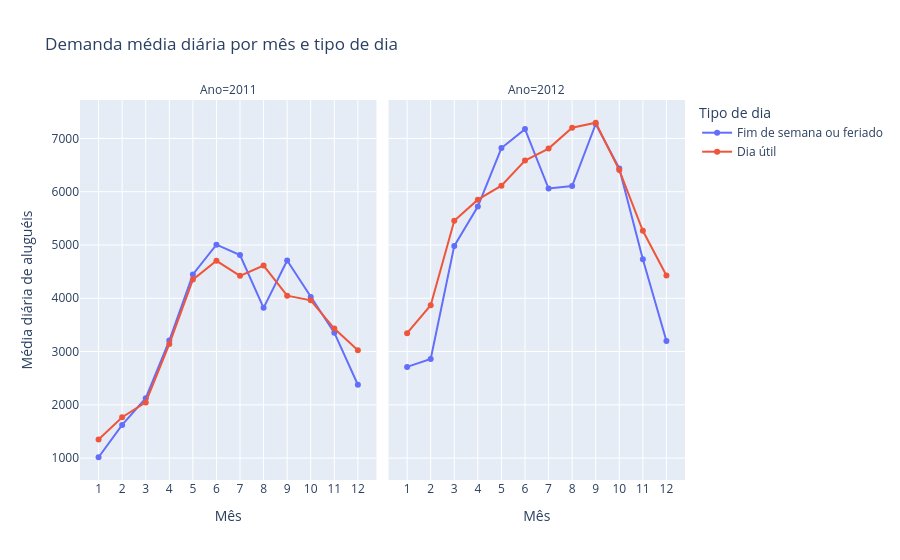

Notebook code cell kept with this figure:
### Markdown cell above
### Gráfico das médias mensais

O gráfico compara a trajetória das médias diárias de dias úteis e não úteis, com um painel para cada ano. Os pontos representam médias de grupos mensais; as linhas ajudam a acompanhar a sequência dos meses, sem representar todos os valores diários. As informações de quantidade de dias e desvio padrão ficam disponíveis ao passar o cursor.

As tabelas que alimentam o gráfico mostram níveis mais baixos no início do ano e mais altos em meses intermediários, além de níveis maiores em 2012. A relação entre tipos de dia varia conforme o mês; as linhas não representam intervalos de confiança.

### Code cell
import plotly.express as px

fig = px.line(
    resumo_mensal,
    x="mes_num",
    y="media_diaria",
    color="tipo_dia",
    facet_col="ano_calendario",
    markers=True,
    labels={
        "mes_num": "Mês",
        "media_diaria": "Média diária de aluguéis",
        "tipo_dia": "Tipo de dia",
        "ano_calendario": "Ano"
    },
    title="Demanda média diária por mês e tipo de dia",
    hover_data=["dias_observados", "desvio_padrao"]
)

fig.update_xaxes(dtick=1)
fig.show()

### Figure 1 — Plotly figure (JSON) as saved in the notebook; plotly's stock layout.template omitted (floating-point values rounded to 4 significant figures)
{"data": [{"customdata": [[11.0, 138.8], [9.0, 423.5], [8.0, 739.3], [10.0, 1237.0], [10.0, 714.8], [8.0, 300.4], [11.0, 868.9], [8.0, 1183.0], [9.0, 641.8], [11.0, 1542.0], [10.0, 729.9], [10.0, 1018.0]], "hovertemplate": "Tipo de dia=Fim de semana ou feriado<br>Ano=2011<br>Mês=%{x}<br>Média diária de aluguéis=%{y}<br>dias_observados=%{customdata[0]}<br>desvio_padrao=%{customdata[1]}<extra></extra>", "legendgroup": "Fim de semana ou feriado", "line": {"color": "#636efa", "dash": "solid"}, "marker": {"symbol": "circle"}, "mode": "lines+markers", "name": "Fim de semana ou feriado", "orientation": "v", "showlegend": true, "type": "scatter", "x": [1, 2, 3, 4, 5, 6, 7, 8, 9, 10, 11, 12], "xaxis": "x", "y": [1016.0, 1624.0, 2126.0, 3206.0, 4447.0, 5006.0, 4811.0, 3820.0, 4709.0, 4026.0, 3354.0, 2377.0], "yaxis": "y"}, {"customdata": [[11.0, 971.9], [9.0, 773.1], [9.0, 1464.0], [10.0, 1903.0], [9.0, 714.6], [9.0, 727.9], [10.0, 1125.0], [8.0, 1028.0], [11.0, 1144.0], [9.0, 1624.0], [10.0, 1761.0], [11.0, 1726.0]], "hovertemplate": "Tipo de dia=Fim de semana ou feriado<br>Ano=2012<br>Mês=%{x}<br>Média diária de aluguéis=%{y}<br>dias_observados=%{customdata[0]}<br>desvio_padrao=%{customdata[1]}<extra></extra>", "legendgroup": "Fim de semana ou feriado", "line": {"color": "#636efa", "dash": "solid"}, "marker": {"symbol": "circle"}, "mode": "lines+markers", "name": "Fim de semana ou feriado", "orientation": "v", "showlegend": false, "type": "scatter", "x": [1, 2, 3, 4, 5, 6, 7, 8, 9, 10, 11, 12], "xaxis": "x2", "y": [2712.0, 2859.0, 4983.0, 5720.0, 6820.0, 7175.0, 6060.0, 6107.0, 7271.0, 6436.0, 4733.0, 3197.0], "yaxis": "y2"}, {"customdata": [[20.0, 408.9], [19.0, 389.1], [23.0, 488.1], [20.0, 964.9], [21.0, 509.2], [22.0, 466.0], [20.0, 525.5], [23.0, 528.1], [21.0, 1024.0], [20.0, 818.3], [20.0, 833.0], [21.0, 877.4]], "hovertemplate": "Tipo de dia=Dia útil<br>Ano=2011<br>Mês=%{x}<br>Média diária de aluguéis=%{y}<br>dias_observados=%{customdata[0]}<br>desvio_padrao=%{customdata[1]}<extra></extra>", "legendgroup": "Dia útil", "line": {"color": "#EF553B", "dash": "solid"}, "marker": {"symbol": "circle"}, "mode": "lines+markers", "name": "Dia útil", "orientation": "v", "showlegend": true, "type": "scatter", "x": [1, 2, 3, 4, 5, 6, 7, 8, 9, 10, 11, 12], "xaxis": "x", "y": [1350.0, 1768.0, 2045.0, 3141.0, 4350.0, 4703.0, 4421.0, 4614.0, 4049.0, 3961.0, 3431.0, 3026.0], "yaxis": "y"}, {"customdata": [[20.0, 745.8], [20.0, 729.3], [22.0, 1162.0], [20.0, 945.8], [22.0, 1147.0], [21.0, 999.1], [21.0, 606.5], [23.0, 446.7], [19.0, 904.2], [22.0, 2093.0], [20.0, 615.9], [20.0, 1732.0]], "hovertemplate": "Tipo de dia=Dia útil<br>Ano=2012<br>Mês=%{x}<br>Média diária de aluguéis=%{y}<br>dias_observados=%{customdata[0]}<br>desvio_padrao=%{customdata[1]}<extra></extra>", "legendgroup": "Dia útil", "line": {"color": "#EF553B", "dash": "solid"}, "marker": {"symbol": "circle"}, "mode": "lines+markers", "name": "Dia útil", "orientation": "v", "showlegend": false, "type": "scatter", "x": [1, 2, 3, 4, 5, 6, 7, 8, 9, 10, 11, 12], "xaxis": "x2", "y": [3345.0, 3870.0, 5456.0, 5851.0, 6113.0, 6584.0, 6810.0, 7202.0, 7294.0, 6405.0, 5267.0, 4427.0], "yaxis": "y2"}], "layout": {"annotations": [{"font": {}, "showarrow": false, "text": "Ano=2011", "x": 0.245, "xanchor": "center", "xref": "paper", "y": 1, "yanchor": "bottom", "yref": "paper"}, {"font": {}, "showarrow": false, "text": "Ano=2012", "x": 0.755, "xanchor": "center", "xref": "paper", "y": 1, "yanchor": "bottom", "yref": "paper"}], "legend": {"title": {"text": "Tipo de dia"}, "tracegroupgap": 0}, "title": {"text": "Demanda média diária por mês e tipo de dia"}, "xaxis": {"anchor": "y", "domain": [0, 0.49], "dtick": 1, "title": {"text": "Mês"}}, "xaxis2": {"anchor": "y2", "domain": [0.51, 1], "dtick": 1, "matches": "x", "title": {"text": "Mês"}}, "yaxis": {"anchor": "x", "domain": [0, 1], "title": {"text": "Média diária de aluguéis"}}, "yaxis2": {"anchor": "x2", "domain": [0, 1], "matches": "y", "showticklabels": false}}}
